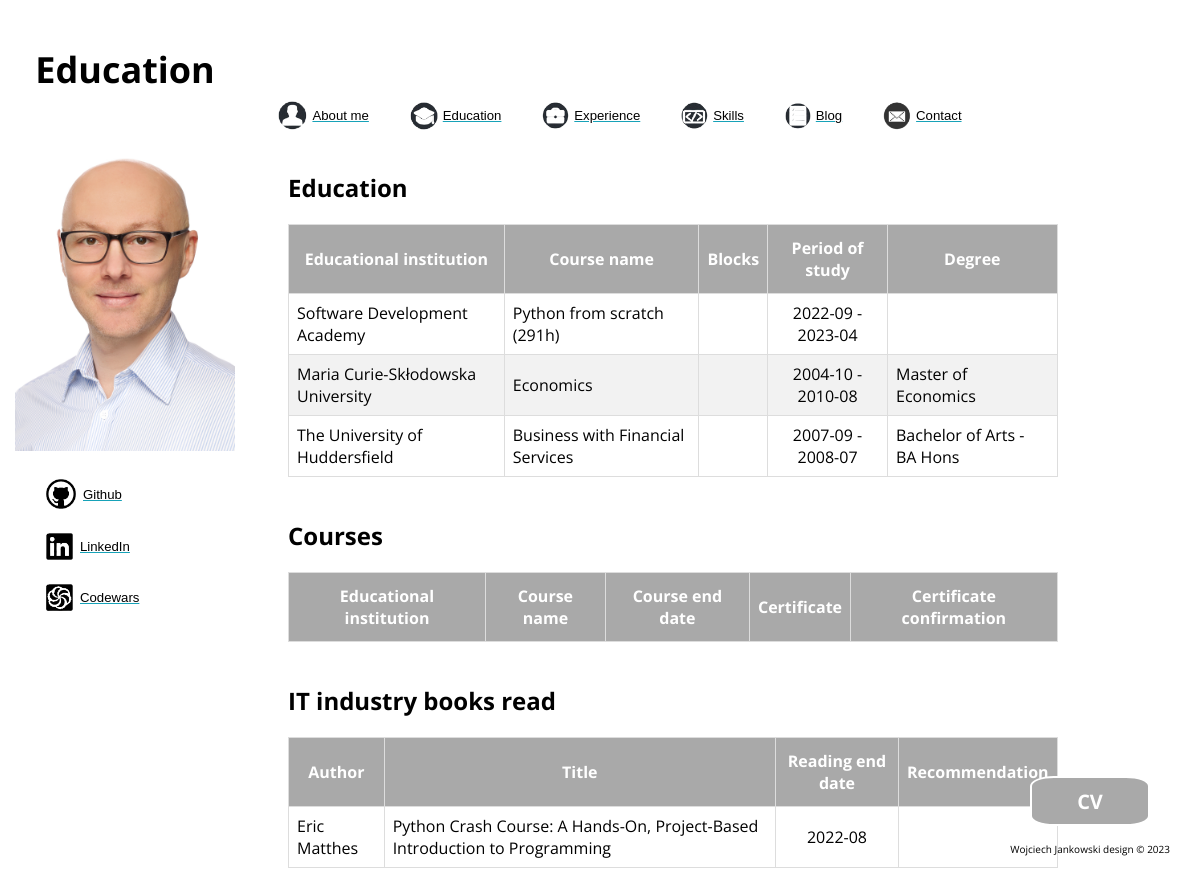
The page /about/education/ on the database as committed earlier.
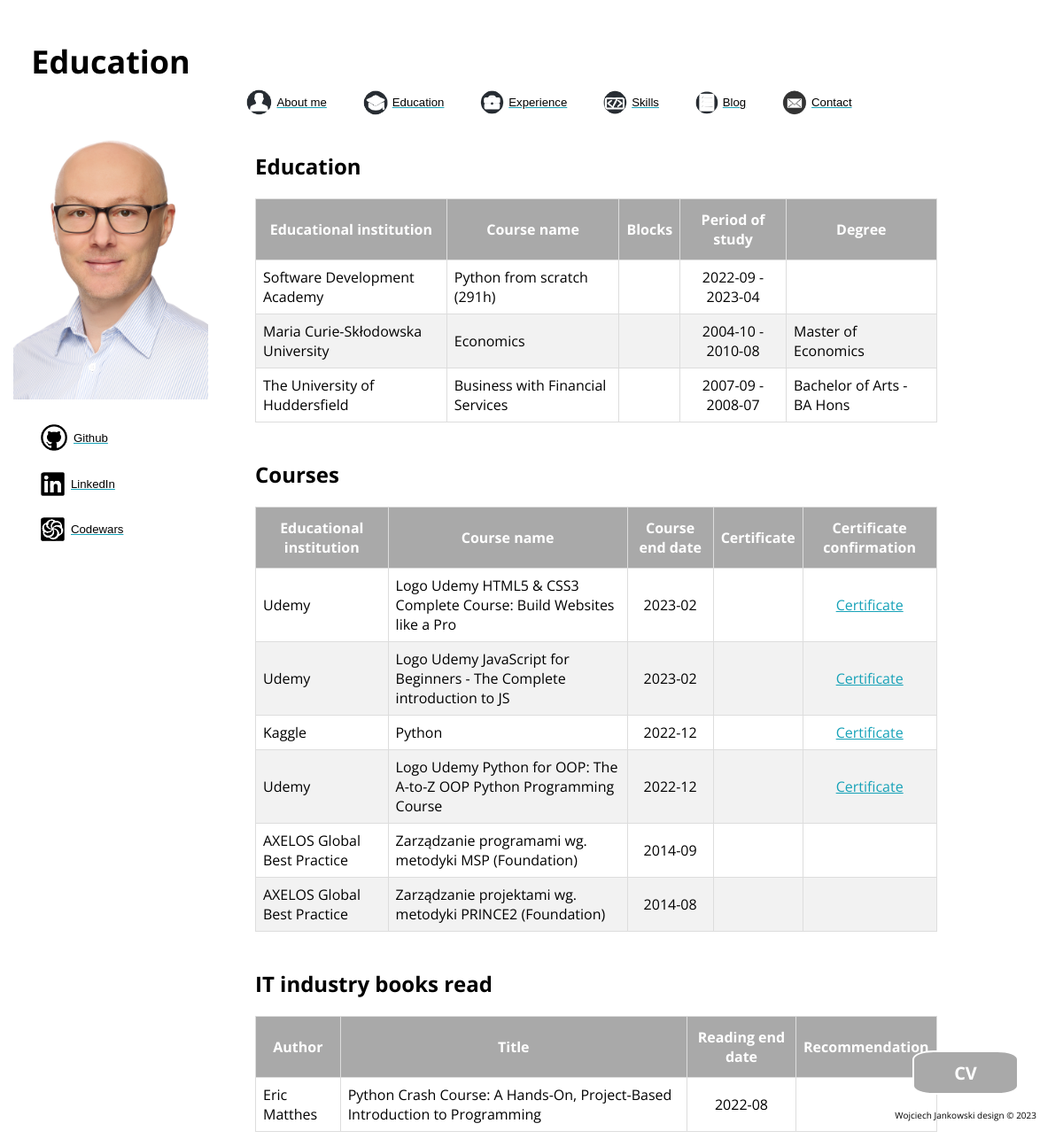
The same page on the database as committed later.
### aboutme/models.py (models this page shows)
class Education(models.Model):
    school_name = models.CharField(max_length=50)
    course_name = models.CharField(max_length=100)
    competences = models.TextField(blank=True)
    start_date = models.DateField()
    end_date = models.DateField(blank=True)
    degree = models.CharField(max_length=30, blank=True,)
    class Meta:
        verbose_name = "School"
        verbose_name_plural = "Schools"
        ordering = ['-end_date']

class Book(models.Model):
    author_name = models.CharField(max_length=50)
    title = models.CharField(max_length=100)
    end_date = models.DateField()
    competences = models.CharField(max_length=200)
    class Meta:
        verbose_name = "Book"
        verbose_name_plural = "Books"
        ordering = ['-end_date']

class Course(models.Model):
    school_name = models.CharField(max_length=50)
    course_name = models.CharField(max_length=100)
    end_date = models.DateField(null=True, blank=True)
    competences = models.CharField(max_length=200)
    certificate_link = models.CharField(max_length=100, blank=True)
    class Meta:
        verbose_name = "Course"
        verbose_name_plural = "Courses"
        ordering = ['-pk']

### aboutme/views.py (the view)
# urls.py: path('education/', views.education, name="education"),
def education(request):
    education = Education.objects.all()
    courses = Course.objects.all()
    books = Book.objects.all()
    ctx = {"education": education,
           "courses": courses,
           "books": books}
    return render(request=request, template_name="aboutme/education.html", context=ctx)

### aboutme/templates/aboutme/education.html (shortened to what this page needs)
{% extends "aboutme/base.html" %}
{% load static %}
{% block header %}
<div class="vertical">
    <h1 class="page_name">Education</h1>
    <img id="face" src="{% static 'aboutme/images/face.png' %}">
    {% include "aboutme/left_menu.html" %}
</div>
<header>
    {% include "aboutme/header_menu.html" %}
</header>
{% endblock %}
{% block main_content %}
<div class="container">
    <h2>Education</h2>
    <table id="data">
        <thead>
            <tr>
                <th>Educational institution</th>
                <th>Course name</th>
                <th>Blocks</th>
                <th>Period of study</th>
                <th>Degree</th>
            </tr>
        </thead>
        <tbody>
            {% for edu in education %}
            <tr>
                <td>{{ edu.school_name }}</td>
                <td>{{ edu.course_name }}</td>
                <td>{{ edu.blocks }}</td>
                <td style="text-align: center;">{{ edu.start_date|date:"Y-m" }} - {{ edu.end_date|date:"Y-m" }}</td>
                <td>{{ edu.degree }}</td>
            </tr>
            {% endfor %}
        </tbody>
    </table>
    <br>
    <h2>Courses</h2>
    <table id="data">
        <thead>
            <tr>
                <th>Educational institution</th>
                <th>Course name</th>
                <th>Course end date</th>
                <th>Certificate</th>
                <th>Certificate confirmation</th>
            </tr>
        </thead>
        <tbody>
            {% for course in courses %}
            <tr>
                <td>{{ course.school_name }}</td>
                <td>{{ course.course_name }}</td>
                <td style="text-align: center;">{{ course.end_date|date:"Y-m" }}</td>
                <td style="text-align: center;">{{ course.certificate }}</td>
                <td style="text-align: center;">{% if course.certificate_link %} <a
                        href="{{ course.certificate_link }}">
                        Certificate</a> {% endif %}</td>
            </tr>
            {% endfor %}
        </tbody>
    </table>
    <br>
    <h2>IT industry books read</h2>
    <table id="data">
        <thead>
            <tr>
                <th>Author</th>
                <th>Title</th>
                <th>Reading end date</th>
                <th>Recommendation</th>
            </tr>
        </thead>
        <tbody>
            {% for book in books %}
            <tr>
                <td>{{ book.author_name }}</td>
                <td>{{ book.title }}</td>
                <td style="text-align: center;">{{ book.end_date|date:"Y-m" }}</td>
                <td style="text-align: center;">{{ book.recomendation }}</td>
            </tr>
            {% endfor %}
        </tbody>
    </table>
</div>
<a href="{% static 'aboutme/files/cv.pdf' %}"><button class="button">CV</button></a>
{% endblock %}

### aboutme/templates/aboutme/base.html (shortened to what this page needs)
{% load static %}
<!DOCTYPE html>
<html lang="en">
<head>
    <link href="{% static 'aboutme/css/style.css' %}" rel="stylesheet" type="text/css">
</head>
<body style="background-image: url('{% static 'aboutme/images/background.jpg' %}')" ;>
    {% block header %}{% endblock %}
    {% block main_content %}{% endblock %}
</body>
<div>
    {% block footer %}
    <footer>
        Wojciech Jankowski design © 2023
    </footer>
    {% endblock %}
</div>
</html>

### aboutme/templates/aboutme/left_menu.html
{% load static %}
<div style="margin-left:40px; text-decoration:none;">
     <a href="https://github.com/Jankes85?tab=repositories" class="left_menu"><button class="menu">
               <img src="{% static 'aboutme/images/github.png' %}" style="width:30px;height:auto;margin-right: 7px;">
               Github
          </button></a>
     <a href="https://www.linkedin.com/in/wojciech-jankowski-python/" class="left_menu"><button class="menu">
               <img src="{% static 'aboutme/images/linkedin.png' %}" style="width:27px;height:auto;margin-right: 7px;">
               LinkedIn
          </button></a>
     <a href="https://www.codewars.com/users/Jankes85" class="left_menu"><button class="menu">
               <img src="{% static 'aboutme/images/codewars.png' %}" style="width:27px;height:auto;margin-right: 7px;">
               Codewars
          </button></a>
</div>

### aboutme/templates/aboutme/header_menu.html
{% load static %}
<div style="position: sticky;">
     <nav>
          <div>
               <a href="{% url 'about_me' %}"><button class="menu">
                         <img src="{% static 'aboutme/images/me.png' %}"
                              style="width:29px;height:auto;margin-right:5px;"> About me
                    </button></a>
          </div>
          <div>
               <a href="{% url 'education' %}"><button class="menu">
                         <img src="{% static 'aboutme/images/edu.png' %}"
                              style="width:28px;height:auto;margin-right:5px;"> Education
                    </button></a>
          </div>
          <div>
               <a href="{% url 'experience' %}"><button class="menu">
                         <img src="{% static 'aboutme/images/work.png' %}"
                              style="width:27px;height:auto;margin-right:5px;"> Experience
                    </button></a>
          </div>
          <div>
               <a href="{% url 'skills' %}"><button class="menu">
                         <img src="{% static 'aboutme/images/skills.png' %}"
                              style="width:27px;height:auto;margin-right:5px;"> Skills
                    </button></a>
          </div>
          <div>
               <a href="{% url 'calendar_current' %}"><button class="menu">
                         <img src="{% static 'aboutme/images/blog.png' %}"
                              style="width:26px;height:auto;margin-right:5px;"> Blog
                    </button></a>
          </div>
          <div>
               <a href="{% url 'contact' %}"><button class="menu">
                         <img src="{% static 'aboutme/images/contact.png' %}"
                              style="width:28px;height:auto;margin-right:5px;"> Contact
                    </button></a>
          </div>
     </nav>

### aboutme/static/aboutme/css/style.css (style rules this page uses)
html { font-family: 'Open Sans', sans-serif; }
body { background-size: 100% 100%; background-repeat: no-repeat; background-position: top; background-attachment: fixed; }
h1 { display: flex; margin-top: 50; position: relative; align-items: center; justify-content: space-around; width: 250px; text-align: center; }
header { margin-top: 100px; margin-left: 250px; margin-right: 210px; top: 50; padding: 0%; position: relative; }
nav { display: flex; align-items: center; justify-content: space-around; }
.vertical { position: absolute; position: fixed; height: 100%; width: 250px; top: 0; left: 0; align-items: center; }
.page_name { margin-top: 45px; font-size: 3vw; }
#face { margin-top: 15px; margin-left: 15px; max-width: 220px; height:auto; align-items: center; }
.button { position: fixed; bottom: 50px; right: 50px; background-color: darkgrey; border: 2px solid white; border-radius: 20%; width: 120px; height: 50px; font-size: 20px; color: white; font-weight: bold; cursor: pointer; transition: all 0.25s; font-family: 'Open Sans', sans-serif; }
.menu { background-color: transparent; background-repeat: no-repeat; border: none;cursor: pointer; overflow: hidden; outline: none; font-size: 1.1vw; display: flex; align-items: center; }
footer { position: fixed; font-size: 10px; bottom: 20px; right: 30px; }
.left_menu { padding: 20px; }
.container { width: 65%; height: auto; margin-left:280px; margin-top:40px; }
#data { border-collapse: collapse; width: 100%; border-radius: 10%; }
#data td, #data th { border: 1px solid #ddd; padding: 8px; }
#data tr:nth-child(even) { background-color: #f2f2f2; }
#data th { padding-top: 12px; padding-bottom: 12px; text-align: center; background-color: darkgrey; color: white; }
a { color: #17a2b8; }

Rows that differ between the two databases and show on the page:
added Course: school_name "Udemy", course_name "Logo Udemy HTML5 & CSS3 Complete Course: Build Websites like a Pro", end_date "2023-02"
added Course: school_name "Udemy", course_name "Logo Udemy JavaScript for Beginners - The Complete introduction to JS", end_date "2023-02"
added Course: school_name "Kaggle", course_name "Python", end_date "2022-12"
added Course: school_name "Udemy", course_name "Logo Udemy Python for OOP: The A-to-Z OOP Python Programming Course", end_date "2022-12"
added Course: school_name "AXELOS Global Best Practice", course_name "Zarządzanie programami wg. metodyki MSP (Foundation)", end_date "2014-09"
added Course: school_name "AXELOS Global Best Practice", course_name "Zarządzanie projektami wg. metodyki PRINCE2 (Foundation)", end_date "2014-08"
